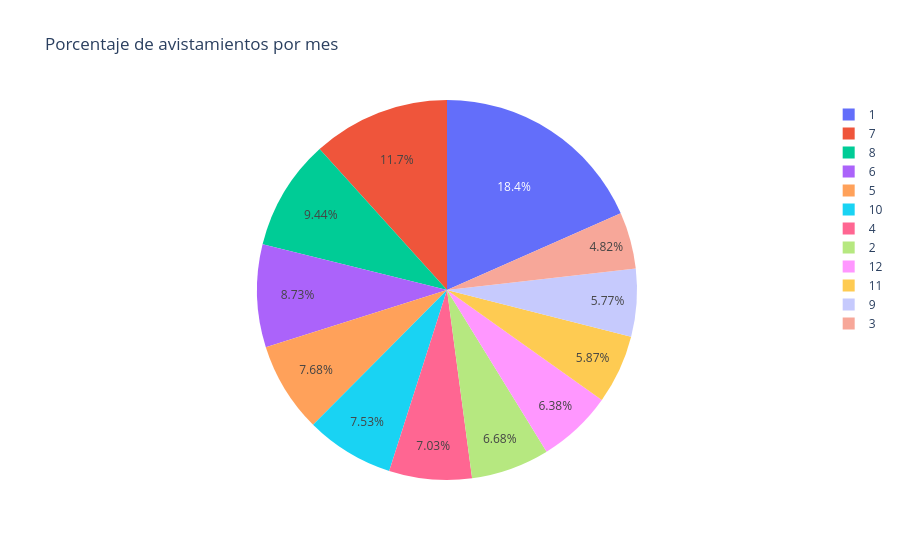

Source (notebook cell):
### Markdown cell above
¿Cuál es el mes con mayor y menor porcentaje de avistamientos? gráfico de torta

### Code cell
meses = feli["month"].value_counts().sort_index()

porcentajes = (
    meses / meses.sum() * 100
)
fig = px.pie(
    values=meses.values,
    names=meses.index,
    title="Porcentaje de avistamientos por mes"
)

fig.show()

### Figure 1 — Plotly figure (JSON) as saved in the notebook; plotly's stock layout.template omitted (floating-point values rounded to 4 significant figures)
{"data": [{"domain": {"x": [0, 1], "y": [0, 1]}, "hovertemplate": "label=%{label}<br>value=%{value}<extra></extra>", "labels": [1.0, 2.0, 3.0, 4.0, 5.0, 6.0, 7.0, 8.0, 9.0, 10.0, 11.0, 12.0], "legendgroup": "", "name": "", "showlegend": true, "type": "pie", "values": [366, 133, 96, 140, 153, 174, 233, 188, 115, 150, 117, 127]}], "layout": {"legend": {"tracegroupgap": 0}, "title": {"text": "Porcentaje de avistamientos por mes"}}}
